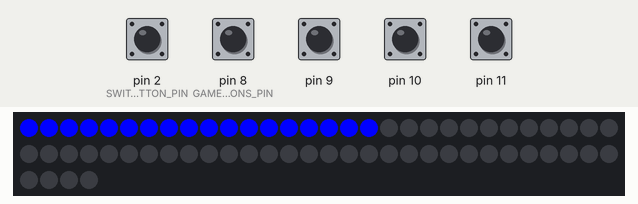
This sketch was run on a simulated Arduino Uno, built with avr-gcc and run on an emulated ATmega328P. Parts: 64 RGB LEDs in strip order, left to right, continuing on the next row. The test bench sets the inputs (shaded band); at power-on: pin 2 (SWITCH_BUTTON_PIN), pin 8 (GAME_BUTTONS_PIN), pin 9–11 HIGH.

Above: at 1.24 s.
1.3 s: pin 2 (SWITCH_BUTTON_PIN) pulled LOW for 0.15 s
At 1.39 s:
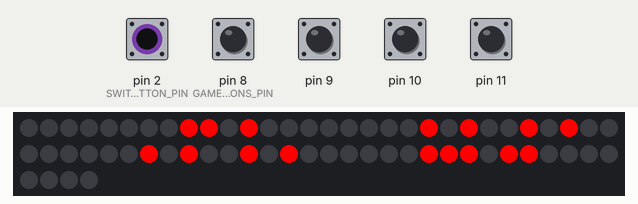
3.0 s: pin 2 (SWITCH_BUTTON_PIN) pulled LOW for 1 s
At 3.6 s:
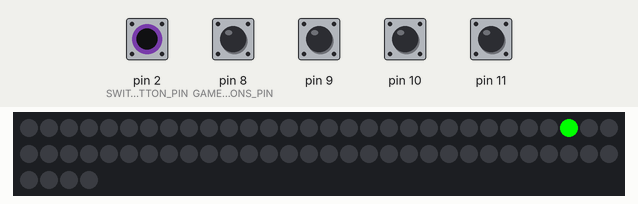
5.5 s: pin 2 (SWITCH_BUTTON_PIN) pulled LOW for 0.15 s
At 5.62 s:
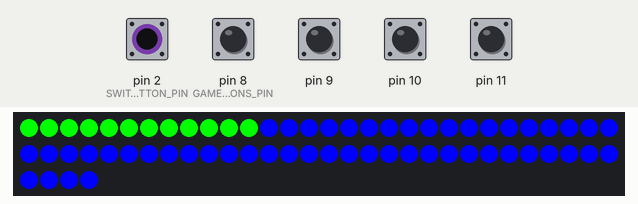

Measured:
- after the input at 1.3 s, the LEDs: first change at once (image 1 shows a later state)
- after the input at 3.0 s, the LEDs: change after 0.07 s (image 2)
- after the input at 5.5 s, the LEDs: first change after 0.05 s (image 3 shows a later state)

The sketch:

sketch.ino
```cpp
#include "Adafruit_NeoPixel.h"

#define LED_PIN 3
#define NUMPIXELS 64
#define SWITCH_BUTTON_PIN 2
#define GAME_BUTTONS_PIN 8

// strip.Color(0, 0, 255)
#define BLUE (uint32_t)255

Adafruit_NeoPixel strip(NUMPIXELS, LED_PIN, NEO_GRB | NEO_KHZ800);

struct Position {
  int x;
  int y;
};

Position get_pos(int j) {
  int y = j / 8;
  int x = j % 8;

  if (y % 2 == 0) {
    x = 7 - x;
  }

  return {x, y};
}

// SNAKE ANIMATION
void SnakeInit(size_t i) {
  int mode = (i / NUMPIXELS) % 3;
  i %= NUMPIXELS;
  int prev_mode = (mode + 2) % 3;

  uint32_t color = BLUE << (mode * 8);
  for (int j = 0; j < NUMPIXELS; j++) {
    strip.setPixelColor(j, color);
    if (j == i)
      color = BLUE << (prev_mode * 8);
  }
}
void SnakeStep(size_t i) {
  int mode = (i / NUMPIXELS) % 3;
  i %= NUMPIXELS;

  strip.setPixelColor(i, BLUE << (mode * 8));
}

// LOL ANIMATION
void LOLInit(size_t i) {
}
void LOLStep(size_t i) {
  uint32_t color_on = 0x00FF0000;
  uint32_t color_off = 0;
  for (int j = 0; j < NUMPIXELS; j++) {
    bool is_on = false;
    Position pos = get_pos(j);
    int y = pos.y;
    int x = pos.x;

    if (y != 0 && y != 7) {
      x += i;
      x %= 13;

      if (y == 6) {
        if (x % 4 != 0)
          is_on = true;
      } else if (y == 1) {
        if (x % 8 == 1 || (x >= 5 && x <= 7))
          is_on = true;
      } else {
        if (x % 2 == 1 && (x % 4 == 1 || x == 7))
          is_on = true;
      }
    }

    strip.setPixelColor(j, (is_on) ? color_on : color_off);
  }
}

// GAME
int player_x = 3;
int player_y = 3;
int prev_buttons[4] = {HIGH, HIGH, HIGH, HIGH};
const int dx[4] = {0, 1, 0, -1};
const int dy[4] = {-1, 0, 1, 0};
void GameInit(size_t i) {
}
void GameStep(size_t i) {
  uint32_t color_on = 0x0000FF00;
  uint32_t color_off = 0;

  for (int j = 0; j < 4; j++) {
    bool state = digitalRead(GAME_BUTTONS_PIN + j);
    if (state == LOW && prev_buttons[j] == HIGH) {
      player_x = (player_x + dx[j] + 8) % 8;
      player_y = (player_y + dy[j] + 8) % 8;
    }
    prev_buttons[j] = state;
  }

  for (int j = 0; j < NUMPIXELS; j++) {
    bool is_on = false;
    Position pos = get_pos(j);
    if (pos.y == player_y && pos.x == player_x)
      is_on = true;
    strip.setPixelColor(j, (is_on) ? color_on : color_off);
  }
}

void setup() {
  strip.begin();
  strip.setBrightness(255);
  pinMode(SWITCH_BUTTON_PIN, INPUT_PULLUP);
  for (int j = 0; j < 4; j++)
    pinMode(GAME_BUTTONS_PIN + j, INPUT_PULLUP);
}

size_t i = 0;
int matrix_mode = 0;
bool prev_switch_button_state = HIGH;

void loop() {
  bool switch_button_state = digitalRead(SWITCH_BUTTON_PIN);

  if (switch_button_state == LOW && prev_switch_button_state == HIGH) {
    matrix_mode = (matrix_mode + 1) % 3;

    if (matrix_mode == 0)
      SnakeInit(i);
    if (matrix_mode == 1)
      LOLInit(i);
    if (matrix_mode == 2)
      GameInit(i);
  }
  prev_switch_button_state = switch_button_state;

  if (matrix_mode == 0)
    SnakeStep(i);
  if (matrix_mode == 1)
    LOLStep(i);
  if (matrix_mode == 2)
    GameStep(i);

  strip.show();
  delay(70);
  i++;
}
```
